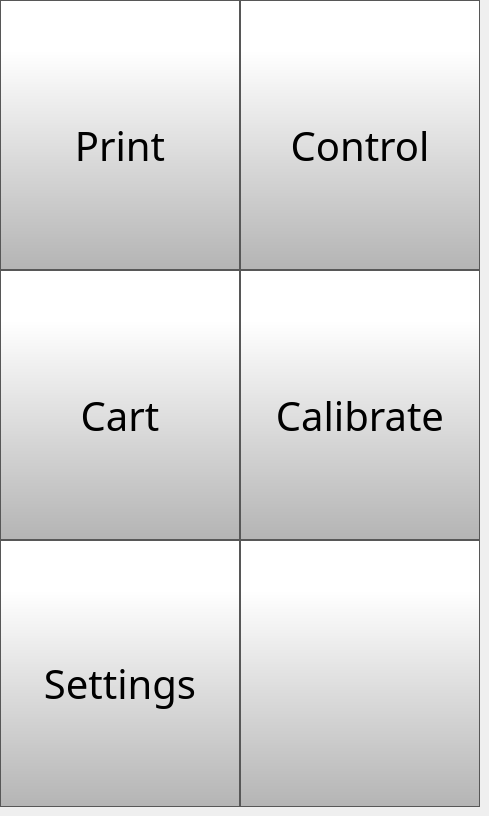
    <widget class="QWidget" name="MenuPage">
     <widget class="QPushButton" name="menuBackButton">
      <property name="geometry">
       <rect>
        <x>240</x>
        <y>540</y>
        <width>240</width>
        <height>267</height>
       </rect>
      </property>
      <property name="minimumSize">
       <size>
        <width>0</width>
        <height>0</height>
       </size>
      </property>
      <property name="font">
       <font>
        <family>Gotham Light</family>
        <pointsize>9</pointsize>
       </font>
      </property>
      <property name="styleSheet">
       <string notr="true">QPushButton {
     border: 1px solid rgb(87, 87, 87);
	background-color: qlineargradient(spread:pad, x1:0, y1:1, x2:0, y2:0.188, stop:0 rgba(180, 180, 180, 255), stop:1 rgba(255, 255, 255, 255));

}

QPushButton:pressed {
    background-color: qlineargradient(x1: 0, y1: 0, x2: 0, y2: 1,
                                      stop: 0 #dadbde, stop: 1 #f6f7fa);
}

QPushButton:flat {
    border: none; /* no border for a flat push button */
}

QPushButton:default {
    border-color: navy; /* make the default button prominent */
}</string>
      </property>
      <property name="text">
       <string/>
      </property>
      <property name="icon">
       <iconset>
        <normaloff>templates/img/arrows-4.png</normaloff>templates/img/arrows-4.png</iconset>
      </property>
      <property name="iconSize">
       <size>
        <width>120</width>
        <height>120</height>
       </size>
      </property>
      <property name="checkable">
       <bool>false</bool>
      </property>
     </widget>
     <widget class="QToolButton" name="menuControlButton">
      <property name="geometry">
       <rect>
        <x>240</x>
        <y>0</y>
        <width>240</width>
        <height>270</height>
       </rect>
      </property>
      <property name="minimumSize">
       <size>
        <width>0</width>
        <height>0</height>
       </size>
      </property>
      <property name="font">
       <font>
        <family>Gotham Light</family>
        <pointsize>30</pointsize>
       </font>
      </property>
      <property name="styleSheet">
       <string notr="true">QToolButton {
padding-top: 20px;
     border: 1px solid rgb(87, 87, 87);
	background-color: qlineargradient(spread:pad, x1:0, y1:1, x2:0, y2:0.188, stop:0 rgba(180, 180, 180, 255), stop:1 rgba(255, 255, 255, 255));

}

QToolButton:pressed {
    background-color: qlineargradient(x1: 0, y1: 0, x2: 0, y2: 1,
                                      stop: 0 #dadbde, stop: 1 #f6f7fa);
}

QToolButton:flat {
    border: none; /* no border for a flat push button */
}

QToolButton:default {
    border-color: navy; /* make the default button prominent */
}</string>
      </property>
      <property name="text">
       <string>Control</string>
      </property>
      <property name="icon">
       <iconset>
        <normaloff>templates/img/settings-1.png</normaloff>templates/img/settings-1.png</iconset>
      </property>
      <property name="iconSize">
       <size>
        <width>120</width>
        <height>120</height>
       </size>
      </property>
      <property name="checkable">
       <bool>false</bool>
      </property>
      <property name="toolButtonStyle">
       <enum>Qt::ToolButtonTextUnderIcon</enum>
      </property>
     </widget>
     <widget class="QToolButton" name="menuPrintButton">
      <property name="geometry">
       <rect>
        <x>0</x>
        <y>0</y>
        <width>240</width>
        <height>270</height>
       </rect>
      </property>
      <property name="minimumSize">
       <size>
        <width>0</width>
        <height>0</height>
       </size>
      </property>
      <property name="font">
       <font>
        <family>Gotham Light</family>
        <pointsize>30</pointsize>
       </font>
      </property>
      <property name="styleSheet">
       <string notr="true">QToolButton {
	padding-top: 20px;
     border: 1px solid rgb(87, 87, 87);
	background-color: qlineargradient(spread:pad, x1:0, y1:1, x2:0, y2:0.188, stop:0 rgba(180, 180, 180, 255), stop:1 rgba(255, 255, 255, 255));



}

QToolButton:pressed {
    background-color: qlineargradient(x1: 0, y1: 0, x2: 0, y2: 1,
                                      stop: 0 #dadbde, stop: 1 #f6f7fa);
}

QToolButton:flat {
    border: none; /* no border for a flat push button */
}

QToolButton:default {
    border-color: navy; /* make the default button prominent */
}</string>
      </property>
      <property name="text">
       <string>Print</string>
      </property>
      <property name="icon">
       <iconset>
        <normaloff>templates/img/printer.png</normaloff>templates/img/printer.png</iconset>
      </property>
      <property name="iconSize">
       <size>
        <width>120</width>
        <height>120</height>
       </size>
      </property>
      <property name="checkable">
       <bool>false</bool>
      </property>
      <property name="toolButtonStyle">
       <enum>Qt::ToolButtonTextUnderIcon</enum>
      </property>
     </widget>
     <widget class="QToolButton" name="menuSettingsButton">
      <property name="geometry">
       <rect>
        <x>0</x>
        <y>540</y>
        <width>240</width>
        <height>267</height>
       </rect>
      </property>
      <property name="minimumSize">
       <size>
        <width>0</width>
        <height>0</height>
       </size>
      </property>
      <property name="font">
       <font>
        <family>Gotham Light</family>
        <pointsize>30</pointsize>
       </font>
      </property>
      <property name="styleSheet">
       <string notr="true">QToolButton {
padding-top: 20px;
     border: 1px solid rgb(87, 87, 87);
	background-color: qlineargradient(spread:pad, x1:0, y1:1, x2:0, y2:0.188, stop:0 rgba(180, 180, 180, 255), stop:1 rgba(255, 255, 255, 255));

}

QToolButton:pressed {
    background-color: qlineargradient(x1: 0, y1: 0, x2: 0, y2: 1,
                                      stop: 0 #dadbde, stop: 1 #f6f7fa);
}

QToolButton:flat {
    border: none; /* no border for a flat push button */
}

QToolButton:default {
    border-color: navy; /* make the default button prominent */
}</string>
      </property>
      <property name="text">
       <string>Settings</string>
      </property>
      <property name="icon">
       <iconset>
        <normaloff>templates/img/settings.png</normaloff>templates/img/settings.png</iconset>
      </property>
      <property name="iconSize">
       <size>
        <width>120</width>
        <height>120</height>
       </size>
      </property>
      <property name="checkable">
       <bool>false</bool>
      </property>
      <property name="toolButtonStyle">
       <enum>Qt::ToolButtonTextUnderIcon</enum>
      </property>
     </widget>
     <widget class="QToolButton" name="menuCartButton">
      <property name="geometry">
       <rect>
        <x>0</x>
        <y>270</y>
        <width>240</width>
        <height>270</height>
       </rect>
      </property>
      <property name="minimumSize">
       <size>
        <width>0</width>
        <height>0</height>
       </size>
      </property>
      <property name="font">
       <font>
        <family>Gotham Light</family>
        <pointsize>30</pointsize>
       </font>
      </property>
      <property name="styleSheet">
       <string notr="true">QToolButton {
padding-top: 20px;
     border: 1px solid rgb(87, 87, 87);
	background-color: qlineargradient(spread:pad, x1:0, y1:1, x2:0, y2:0.188, stop:0 rgba(180, 180, 180, 255), stop:1 rgba(255, 255, 255, 255));

}

QToolButton:pressed {
    background-color: qlineargradient(x1: 0, y1: 0, x2: 0, y2: 1,
                                      stop: 0 #dadbde, stop: 1 #f6f7fa);
}

QToolButton:flat {
    border: none; /* no border for a flat push button */
}

QToolButton:default {
    border-color: navy; /* make the default button prominent */
}</string>
      </property>
      <property name="text">
       <string>Cart</string>
      </property>
      <property name="icon">
       <iconset>
        <normaloff>templates/img/cart.png</normaloff>templates/img/cart.png</iconset>
      </property>
      <property name="iconSize">
       <size>
        <width>120</width>
        <height>120</height>
       </size>
      </property>
      <property name="checkable">
       <bool>false</bool>
      </property>
      <property name="toolButtonStyle">
       <enum>Qt::ToolButtonTextUnderIcon</enum>
      </property>
      <property name="autoRaise">
       <bool>false</bool>
      </property>
     </widget>
     <widget class="QToolButton" name="menuCaliberateButton">
      <property name="geometry">
       <rect>
        <x>240</x>
        <y>270</y>
        <width>240</width>
        <height>270</height>
       </rect>
      </property>
      <property name="minimumSize">
       <size>
        <width>0</width>
        <height>0</height>
       </size>
      </property>
      <property name="font">
       <font>
        <family>Gotham Light</family>
        <pointsize>30</pointsize>
       </font>
      </property>
      <property name="styleSheet">
       <string notr="true">QToolButton {
padding-top: 20px;
     border: 1px solid rgb(87, 87, 87);
	background-color: qlineargradient(spread:pad, x1:0, y1:1, x2:0, y2:0.188, stop:0 rgba(180, 180, 180, 255), stop:1 rgba(255, 255, 255, 255));

}

QToolButton:pressed {
    background-color: qlineargradient(x1: 0, y1: 0, x2: 0, y2: 1,
                                      stop: 0 #dadbde, stop: 1 #f6f7fa);
}

QToolButton:flat {
    border: none; /* no border for a flat push button */
}

QToolButton:default {
    border-color: navy; /* make the default button prominent */
}</string>
      </property>
      <property name="text">
       <string>Calibrate</string>
      </property>
      <property name="icon">
       <iconset>
        <normaloff>templates/img/reload.png</normaloff>templates/img/reload.png</iconset>
      </property>
      <property name="iconSize">
       <size>
        <width>120</width>
        <height>120</height>
       </size>
      </property>
      <property name="checkable">
       <bool>false</bool>
      </property>
      <property name="toolButtonStyle">
       <enum>Qt::ToolButtonTextUnderIcon</enum>
      </property>
     </widget>
     <zorder>menuSettingsButton</zorder>
     <zorder>menuControlButton</zorder>
     <zorder>menuCartButton</zorder>
     <zorder>menuCaliberateButton</zorder>
     <zorder>menuBackButton</zorder>
     <zorder>menuPrintButton</zorder>
    </widget>
